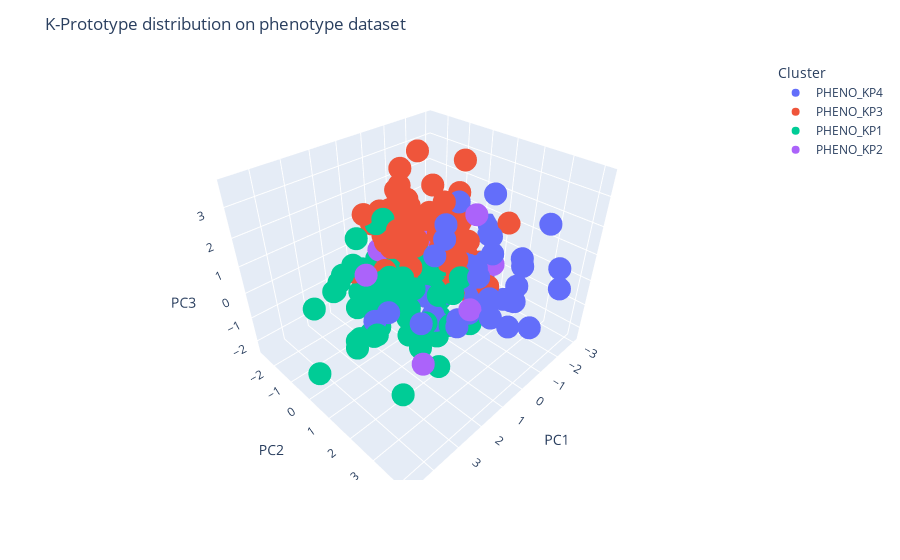

The code cell stored with this chart in its notebook:
### Code cell
fig = px.scatter_3d(X_pca, x='PC1', y='PC2', z='PC3',
              color='proto_cluster')

fig.update_layout(
    title="K-Prototype distribution on phenotype dataset",
    legend_title="Cluster")

newnames = {"0": "PHENO_KP1", "1": "PHENO_KP2", "2": "PHENO_KP3", "3": "PHENO_KP4"}
fig.for_each_trace(lambda t: t.update(name = newnames[t.name]))

fig.show()
fig.write_image("../output/pheno_Kprototype_dist.png")
